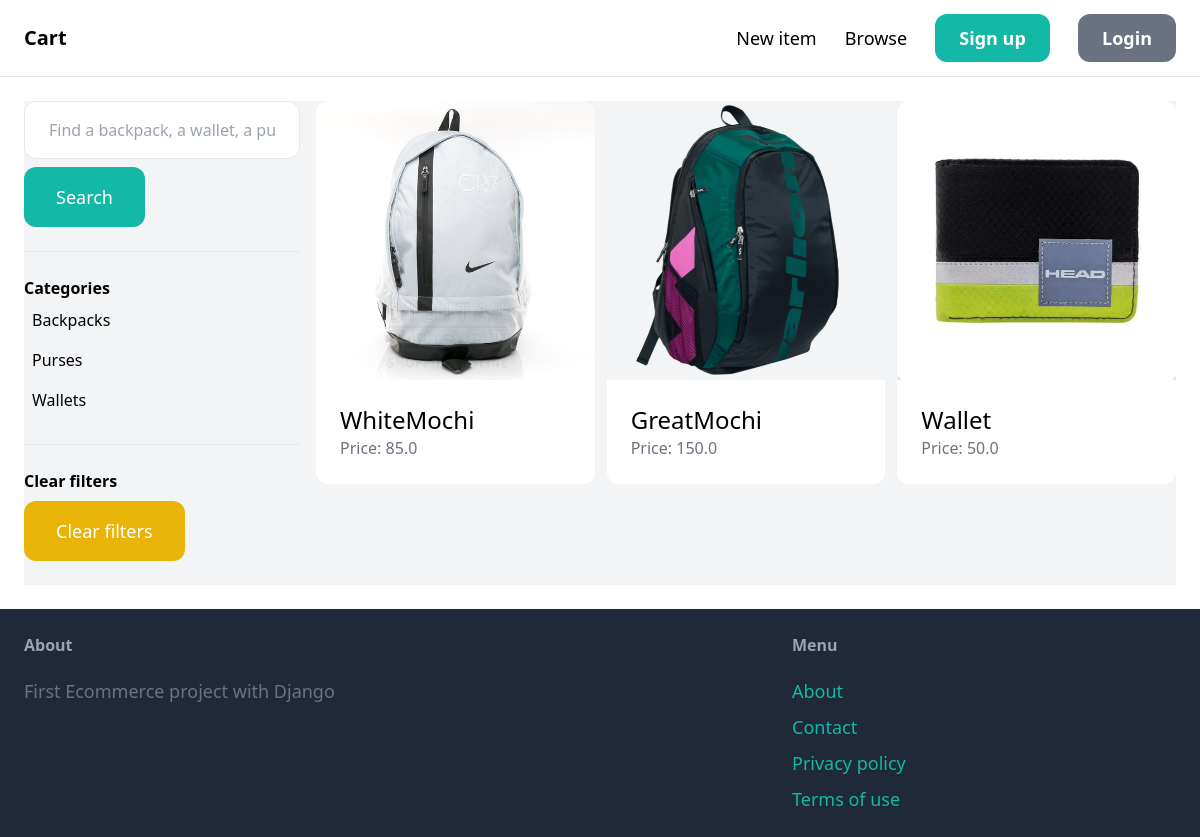
The app's page /items/ with its own data.
### item/models.py (models this page shows, shortened)
class Category(models.Model):
  name = models.CharField(max_length=255)
  class Meta:
    ordering = ('name',)
    verbose_name_plural = 'Categories'

class Item(models.Model):
  category = models.ForeignKey(Category, related_name='items', on_delete=models.CASCADE)
  name = models.CharField(max_length=255)
  description = models.TextField(blank=True, null=True)
  price = models.FloatField()
  image = models.ImageField(upload_to='item_images', blank=True, null=True)
  is_sold = models.BooleanField(default=False)
  created_by = models.ForeignKey(User, related_name='items', on_delete=models.CASCADE)
  created_at = models.DateTimeField(auto_now_add=True)

### item/views.py (the view)
# urls.py: path('items/', include('item.urls')),
def items(request):
  query = request.GET.get('query', '')
  category_id = request.GET.get('category', 0)
  categories = Category.objects.all()
  items = Item.objects.filter(is_sold=False)
  if category_id:
    items = items.filter(category_id=category_id)
  if query:
    items = items.filter(Q(name__icontains=query) | Q(description__icontains=query)) # case-insensitive search
  return render(request, 'item/items.html',
                {'items': items,
                 'query': query,
                 'categories': categories,
                 'category_id': int(category_id)
  })

### item/templates/item/items.html (shortened to what this page needs)
{% extends 'core/base.html' %}
{% block content %}
  <div class="pb-6 grid grid-cols-4 gap-4 bg-gray-100">
    <div class="col-span-1">
      <form method="get" action="{% url 'item:items' %}">
        <input name="query" class="w-full py-4 px-6 border rounded-xl" type="text" value="{{query}}" placeholder="Find a backpack, a wallet, a purse or ...">
        <button class="mt-2 py-4 px-8 text-lg bg-teal-500 text-white rounded-xl">Search</button>
      </form>
      <hr class="my-6">
      <p class="font-semibold">Categories</p>
      <ul>
        {% for category in categories %}
          <li class="py-2 px-2 rounded-xl{% if category.id == category_id %} bg-gray-200{% endif %}">
            <a href="{% url 'item:items' %}?query={{query}}&category={{category.id}}">
              {{category.name}}
            </a>
          </li>
        {% endfor %}
      </ul>
      <hr class="my-6">
      <p class="font-semibold">Clear filters</p>
      <ul>
        <li><a href="{% url 'item:items' %}" class="mt-2 py-4 px-8 inline-block bg-yellow-500 text-lg rounded-xl text-white">Clear filters</a></li>
      </ul>
    </div>
    <div class="col-span-3">
      <div class="grid grid-cols-3 gap-3">
        {% for item in items%}
        <div>
          <a href="{% url 'item:detail' item.id %}">
            <div>
              <img src="{{ item.image.url }}" class="rounded-t-xl">
            </div>
            <div class="p-6 bg-white rounded-b-xl">
              <h2 class="text-2xl">{{item.name}}</h2>
              <p class="text-gray-500">Price: {{item.price}}</p>
            </div>
          </a>
        </div>
        {% endfor %}
    </div>
  </div>
  </div>
{% endblock %}

### records on screen
Category: name "Backpacks"
Category: name "Purses"
Category: name "Wallets"
Item: image (picture), name "WhiteMochi", price "85.0"
Item: image (picture), name "GreatMochi", price "150.0"
Item: image (picture), name "Wallet", price "50.0"
